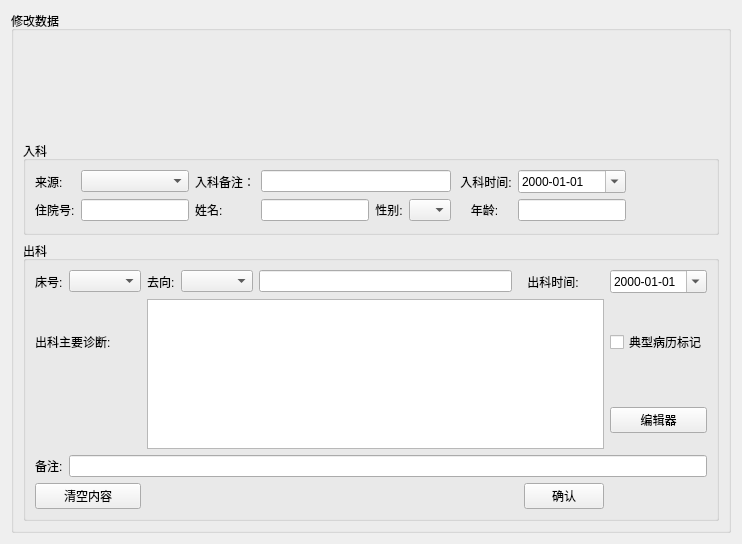
<?xml version="1.0" encoding="UTF-8"?>
<ui version="4.0">
 <class>Form</class>
 <widget class="QWidget" name="Form">
  <property name="windowModality">
   <enum>Qt::ApplicationModal</enum>
  </property>
  <property name="geometry">
   <rect>
    <x>0</x>
    <y>0</y>
    <width>742</width>
    <height>544</height>
   </rect>
  </property>
  <property name="windowTitle">
   <string>数据修改</string>
  </property>
  <layout class="QVBoxLayout" name="verticalLayout_2">
   <item>
    <widget class="QGroupBox" name="groupBox_4">
     <property name="title">
      <string>修改数据</string>
     </property>
     <layout class="QVBoxLayout" name="verticalLayout">
      <item>
       <widget class="QLabel" name="label_3">
        <property name="text">
         <string/>
        </property>
       </widget>
      </item>
      <item>
       <widget class="QGroupBox" name="groupBox">
        <property name="title">
         <string>入科</string>
        </property>
        <layout class="QGridLayout" name="gridLayout">
         <item row="2" column="4">
          <widget class="QLabel" name="label_7">
           <property name="text">
            <string>性别:</string>
           </property>
           <property name="alignment">
            <set>Qt::AlignCenter</set>
           </property>
          </widget>
         </item>
         <item row="2" column="0">
          <widget class="QLabel" name="label_4">
           <property name="text">
            <string>住院号:</string>
           </property>
          </widget>
         </item>
         <item row="0" column="7">
          <widget class="QDateEdit" name="dateEdit">
           <property name="displayFormat">
            <string>yyyy-MM-dd</string>
           </property>
           <property name="calendarPopup">
            <bool>true</bool>
           </property>
          </widget>
         </item>
         <item row="2" column="7">
          <widget class="QLineEdit" name="lineEdit_3">
           <property name="sizePolicy">
            <sizepolicy hsizetype="Fixed" vsizetype="Fixed">
             <horstretch>0</horstretch>
             <verstretch>0</verstretch>
            </sizepolicy>
           </property>
           <property name="inputMethodHints">
            <set>Qt::ImhDigitsOnly</set>
           </property>
          </widget>
         </item>
         <item row="0" column="6">
          <widget class="QLabel" name="label_10">
           <property name="text">
            <string> 入科时间:</string>
           </property>
          </widget>
         </item>
         <item row="0" column="0">
          <widget class="QLabel" name="label_2">
           <property name="text">
            <string>来源:</string>
           </property>
          </widget>
         </item>
         <item row="0" column="1">
          <widget class="QComboBox" name="comboBox_7">
           <property name="currentIndex">
            <number>-1</number>
           </property>
          </widget>
         </item>
         <item row="2" column="1">
          <widget class="QLineEdit" name="lineEdit">
           <property name="inputMethodHints">
            <set>Qt::ImhDigitsOnly</set>
           </property>
          </widget>
         </item>
         <item row="2" column="3">
          <widget class="QLineEdit" name="lineEdit_2">
           <property name="text">
            <string/>
           </property>
          </widget>
         </item>
         <item row="2" column="5">
          <widget class="QComboBox" name="comboBox_2">
           <property name="currentIndex">
            <number>-1</number>
           </property>
           <item>
            <property name="text">
             <string>男</string>
            </property>
           </item>
           <item>
            <property name="text">
             <string>女</string>
            </property>
           </item>
          </widget>
         </item>
         <item row="0" column="3" colspan="3">
          <widget class="QLineEdit" name="lineEdit_4"/>
         </item>
         <item row="0" column="2">
          <widget class="QLabel" name="label">
           <property name="text">
            <string>入科备注：</string>
           </property>
          </widget>
         </item>
         <item row="0" column="8">
          <spacer name="horizontalSpacer">
           <property name="orientation">
            <enum>Qt::Horizontal</enum>
           </property>
           <property name="sizeHint" stdset="0">
            <size>
             <width>40</width>
             <height>20</height>
            </size>
           </property>
          </spacer>
         </item>
         <item row="2" column="6">
          <widget class="QLabel" name="label_8">
           <property name="layoutDirection">
            <enum>Qt::LeftToRight</enum>
           </property>
           <property name="text">
            <string>年龄:</string>
           </property>
           <property name="alignment">
            <set>Qt::AlignCenter</set>
           </property>
          </widget>
         </item>
         <item row="2" column="2">
          <widget class="QLabel" name="label_6">
           <property name="text">
            <string>姓名:</string>
           </property>
          </widget>
         </item>
        </layout>
       </widget>
      </item>
      <item>
       <widget class="QGroupBox" name="groupBox_3">
        <property name="title">
         <string>出科</string>
        </property>
        <layout class="QGridLayout" name="gridLayout_2">
         <item row="1" column="9">
          <widget class="QCheckBox" name="checkBox">
           <property name="text">
            <string>典型病历标记</string>
           </property>
          </widget>
         </item>
         <item row="5" column="6" colspan="3">
          <widget class="QPushButton" name="pushButton_5">
           <property name="sizePolicy">
            <sizepolicy hsizetype="Preferred" vsizetype="Fixed">
             <horstretch>0</horstretch>
             <verstretch>0</verstretch>
            </sizepolicy>
           </property>
           <property name="text">
            <string>确认</string>
           </property>
          </widget>
         </item>
         <item row="0" column="1">
          <widget class="QComboBox" name="comboBox_5">
           <property name="sizePolicy">
            <sizepolicy hsizetype="Fixed" vsizetype="Fixed">
             <horstretch>0</horstretch>
             <verstretch>0</verstretch>
            </sizepolicy>
           </property>
          </widget>
         </item>
         <item row="3" column="0">
          <widget class="QLabel" name="label_17">
           <property name="text">
            <string>备注:</string>
           </property>
          </widget>
         </item>
         <item row="3" column="1" colspan="9">
          <widget class="QLineEdit" name="lineEdit_6"/>
         </item>
         <item row="0" column="3">
          <widget class="QComboBox" name="comboBox_6">
           <property name="sizePolicy">
            <sizepolicy hsizetype="Fixed" vsizetype="Fixed">
             <horstretch>0</horstretch>
             <verstretch>0</verstretch>
            </sizepolicy>
           </property>
           <property name="currentIndex">
            <number>-1</number>
           </property>
          </widget>
         </item>
         <item row="1" column="2" rowspan="2" colspan="7">
          <widget class="QTextEdit" name="textEdit">
           <property name="minimumSize">
            <size>
             <width>0</width>
             <height>150</height>
            </size>
           </property>
          </widget>
         </item>
         <item row="5" column="0" colspan="2">
          <widget class="QPushButton" name="pushButton_4">
           <property name="text">
            <string>清空内容</string>
           </property>
          </widget>
         </item>
         <item row="0" column="4">
          <widget class="QLineEdit" name="lineEdit_5"/>
         </item>
         <item row="2" column="9">
          <widget class="QPushButton" name="pushButton_6">
           <property name="text">
            <string>编辑器</string>
           </property>
          </widget>
         </item>
         <item row="1" column="0" colspan="2">
          <widget class="QLabel" name="label_15">
           <property name="text">
            <string>出科主要诊断:</string>
           </property>
          </widget>
         </item>
         <item row="0" column="6">
          <widget class="QLabel" name="label_16">
           <property name="text">
            <string> 出科时间:</string>
           </property>
          </widget>
         </item>
         <item row="0" column="0">
          <widget class="QLabel" name="label_13">
           <property name="text">
            <string>床号:</string>
           </property>
          </widget>
         </item>
         <item row="0" column="2">
          <widget class="QLabel" name="label_14">
           <property name="text">
            <string>去向:</string>
           </property>
          </widget>
         </item>
         <item row="0" column="9">
          <widget class="QDateEdit" name="dateEdit_2">
           <property name="displayFormat">
            <string>yyyy-MM-dd</string>
           </property>
           <property name="calendarPopup">
            <bool>true</bool>
           </property>
          </widget>
         </item>
        </layout>
       </widget>
      </item>
     </layout>
    </widget>
   </item>
  </layout>
 </widget>
 <resources/>
 <connections/>
</ui>
